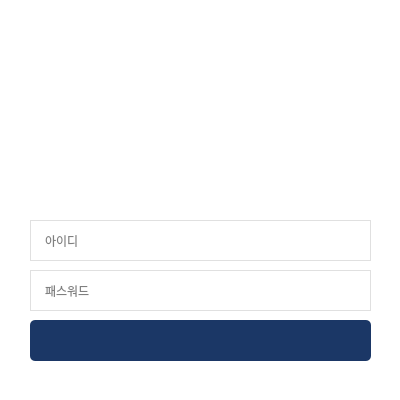
<?xml version="1.0" encoding="UTF-8"?>
<ui version="4.0">
 <class>LoginForm</class>
 <widget class="QWidget" name="LoginForm">
  <property name="geometry">
   <rect>
    <x>0</x>
    <y>0</y>
    <width>400</width>
    <height>400</height>
   </rect>
  </property>
  <property name="sizePolicy">
   <sizepolicy hsizetype="Fixed" vsizetype="Fixed">
    <horstretch>0</horstretch>
    <verstretch>0</verstretch>
   </sizepolicy>
  </property>
  <property name="minimumSize">
   <size>
    <width>400</width>
    <height>400</height>
   </size>
  </property>
  <property name="maximumSize">
   <size>
    <width>400</width>
    <height>400</height>
   </size>
  </property>
  <property name="windowTitle">
   <string>로그인</string>
  </property>
  <property name="windowIcon">
   <iconset resource="main.qrc">
    <normaloff>:/img/img/blockchain24.png</normaloff>
    <normalon>:/img/img/blockchain24.png</normalon>
    <disabledoff>:/img/img/blockchain24.png</disabledoff>
    <disabledon>:/img/img/blockchain24.png</disabledon>
    <activeoff>:/img/img/blockchain24.png</activeoff>
    <activeon>:/img/img/blockchain24.png</activeon>
    <selectedoff>:/img/img/blockchain24.png</selectedoff>
    <selectedon>:/img/img/blockchain24.png</selectedon>:/img/img/blockchain24.png</iconset>
  </property>
  <property name="styleSheet">
   <string notr="true">QWidget {
	background-color: #FFFFFF;
}

#LogginBtn {
	background-color: rgba(27,55,102,1);
	color: white;
	border: none;
	border-radius: 5px;
}

/*QPushButton:hover {
	background-color: white;
	color: rgba(0,184,255,1);
	border: 1px solid rgba(0,184,255,1);
}

QPushButton:hover:pressed {
	background-color: #204d74;
	color: white;
	border: 1px solid #122b40;
}*/

QLineEdit {
	border: 1px solid #e0e0e0;
	padding: 12px;
}

#ID_Edit {
	border-top-left-radius: 5px;
	border-top-right-radius: 5px;
	border-bottom: none;
}

#PASS_Edit {
	border-bottom-left-radius: 5px;
	border-bottom-right-radius: 5px;
}
</string>
  </property>
  <widget class="QLabel" name="LogoLbl">
   <property name="geometry">
    <rect>
     <x>10</x>
     <y>10</y>
     <width>371</width>
     <height>201</height>
    </rect>
   </property>
   <property name="styleSheet">
    <string notr="true">image: url(:/img/img/blockchain22.png)</string>
   </property>
   <property name="text">
    <string/>
   </property>
   <property name="pixmap">
    <pixmap>:/loggin/LOGO.png</pixmap>
   </property>
   <property name="scaledContents">
    <bool>false</bool>
   </property>
   <property name="wordWrap">
    <bool>false</bool>
   </property>
   <property name="openExternalLinks">
    <bool>false</bool>
   </property>
  </widget>
  <widget class="QLineEdit" name="IdEdit">
   <property name="geometry">
    <rect>
     <x>30</x>
     <y>220</y>
     <width>341</width>
     <height>41</height>
    </rect>
   </property>
   <property name="styleSheet">
    <string notr="true"/>
   </property>
   <property name="placeholderText">
    <string>아이디</string>
   </property>
  </widget>
  <widget class="QLineEdit" name="PassEdit">
   <property name="geometry">
    <rect>
     <x>30</x>
     <y>270</y>
     <width>341</width>
     <height>41</height>
    </rect>
   </property>
   <property name="contextMenuPolicy">
    <enum>Qt::DefaultContextMenu</enum>
   </property>
   <property name="styleSheet">
    <string notr="true"/>
   </property>
   <property name="text">
    <string/>
   </property>
   <property name="echoMode">
    <enum>QLineEdit::Password</enum>
   </property>
   <property name="placeholderText">
    <string>패스워드</string>
   </property>
  </widget>
  <widget class="QPushButton" name="LogginBtn">
   <property name="geometry">
    <rect>
     <x>30</x>
     <y>320</y>
     <width>341</width>
     <height>41</height>
    </rect>
   </property>
   <property name="styleSheet">
    <string notr="true">image: url(:/loggin/img/login.gif);</string>
   </property>
   <property name="text">
    <string/>
   </property>
   <property name="autoDefault">
    <bool>true</bool>
   </property>
   <property name="default">
    <bool>true</bool>
   </property>
   <property name="flat">
    <bool>false</bool>
   </property>
  </widget>
 </widget>
 <resources>
  <include location="main.qrc"/>
 </resources>
 <connections/>
</ui>
